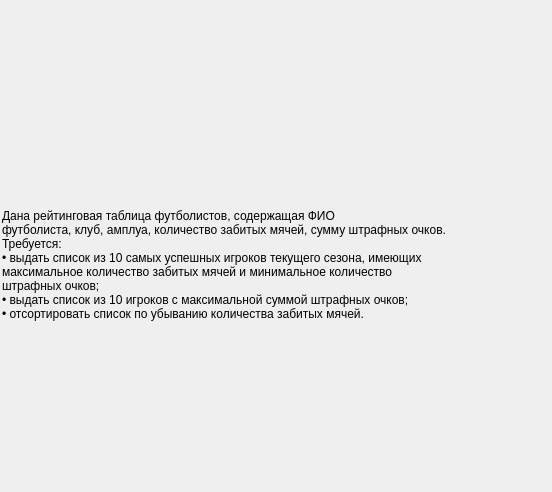
<?xml version="1.0" encoding="UTF-8"?>
<ui version="4.0">
 <class>TaskInfo</class>
 <widget class="QDialog" name="TaskInfo">
  <property name="geometry">
   <rect>
    <x>0</x>
    <y>0</y>
    <width>552</width>
    <height>492</height>
   </rect>
  </property>
  <property name="windowTitle">
   <string>Dialog</string>
  </property>
  <widget class="QLabel" name="label">
   <property name="geometry">
    <rect>
     <x>2</x>
     <y>19</y>
     <width>551</width>
     <height>491</height>
    </rect>
   </property>
   <property name="text">
    <string>Дана рейтинговая таблица футболистов, содержащая ФИО 
футболиста, клуб, амплуа, количество забитых мячей, сумму штрафных очков. 
Требуется: 
• выдать список из 10 самых успешных игроков текущего сезона, имеющих 
максимальное количество забитых мячей и минимальное количество 
штрафных очков; 
• выдать список из 10 игроков с максимальной суммой штрафных очков; 
• отсортировать список по убыванию количества забитых мячей. </string>
   </property>
  </widget>
 </widget>
 <resources/>
 <connections/>
</ui>
